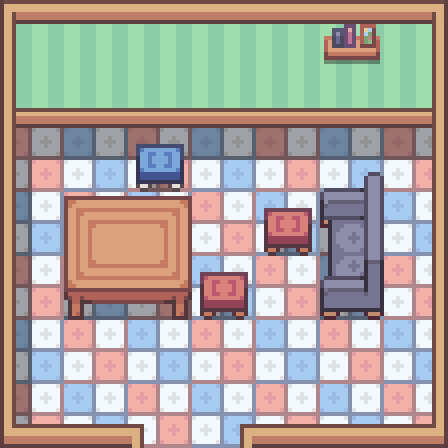

A 2D game scene composited from a Tiled map and its tileset images. What follows is a short description and the map's XML, with every tile layer's data as written:
An orthogonal 7x7 tile map with 64x64 px tiles, 3 tile layers (bg, collidable tiles, trim), 4 tilesets and 8 objects.

<map version="1.10" tiledversion="1.11.2" orientation="orthogonal" renderorder="right-down" width="7" height="7" tilewidth="64" tileheight="64" infinite="0" nextlayerid="9" nextobjectid="10">
 <tileset firstgid="1" source="TileSets/floorTIles.tsx" />
 <tileset firstgid="73" source="TileSets/wallpapers.tsx" />
 <tileset firstgid="169" source="TileSets/indoorDeco.tsx" />
 <tileset firstgid="337" source="TileSets/randomImages.tsx" />
 <layer id="2" name="bg" width="7" height="7">
  <properties>
   <property name="group" value="below" />
  </properties>
  <data encoding="csv">
107,75,75,75,75,75,91,
115,83,83,83,83,83,99,
27,44,28,44,28,44,28,
51,36,52,36,52,36,52,
35,52,36,52,36,52,36,
51,36,52,36,52,36,52,
35,52,36,52,36,52,36
</data>
 </layer>
 <layer id="4" name="collidable tiles" width="7" height="7">
  <properties>
   <property name="group" value="collision" />
  </properties>
  <data encoding="csv">
0,0,0,0,0,176,0,
0,0,0,0,0,0,0,
0,0,248,0,0,316,0,
0,201,202,0,271,324,0,
0,209,210,271,0,332,0,
0,0,0,0,0,0,0,
0,0,0,0,0,0,0
</data>
 </layer>
 <objectgroup id="6" name="Objects">
  <properties>
   <property name="group" value="objects" />
  </properties>
  <object id="7" gid="337" x="190.667" y="97.6667" width="64" height="68">
   <properties>
    <property name="hitbox" value="0.9,0.9" />
   </properties>
  </object>
 </objectgroup>
 <layer id="1" name="trim" width="7" height="7">
  <properties>
   <property name="group" value="" />
  </properties>
  <data encoding="csv">
1,2,2,2,2,2,3,
9,0,0,0,0,0,11,
9,0,0,0,0,0,11,
9,0,0,0,0,0,11,
9,0,0,0,0,0,11,
9,0,0,0,0,0,11,
17,18,5,4,18,18,19
</data>
 </layer>
 <objectgroup id="8" name="Transition">
  <properties>
   <property name="group" value="tra" />
  </properties>
  <object id="8" x="149.333" y="441.333" width="89.3333" height="11.3333">
   <properties>
    <property name="dest" value="main" />
    <property name="pos" value="1692,4419" />
   </properties>
  </object>
 </objectgroup>
 <objectgroup id="5" name="collisions">
  <properties>
   <property name="group" value="colls" />
  </properties>
  <object id="1" x="-44" y="1" width="519" height="70" />
  <object id="2" x="-38" y="-2" width="50" height="469" />
  <object id="3" x="-41" y="432" width="165" height="60" />
  <object id="4" x="253" y="428" width="196" height="55" />
  <object id="5" x="430" y="0" width="42" height="480" />
  <object id="9" x="118" y="448" width="146" height="44" />
 </objectgroup>
</map>
